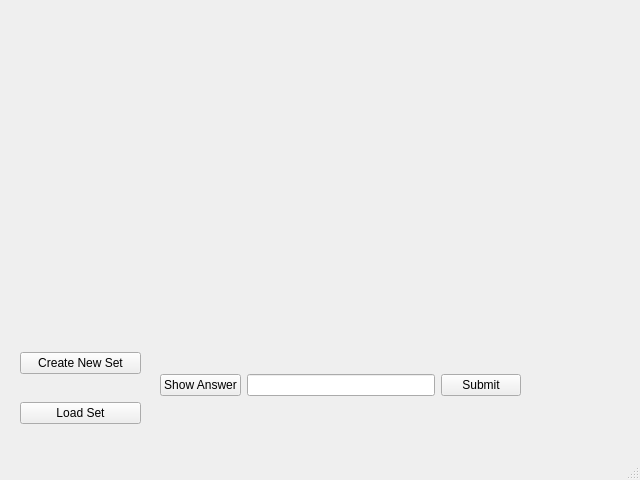
<?xml version="1.0" encoding="UTF-8"?>
<ui version="4.0">
 <class>MainWindow</class>
 <widget class="QMainWindow" name="MainWindow">
  <property name="geometry">
   <rect>
    <x>0</x>
    <y>0</y>
    <width>640</width>
    <height>480</height>
   </rect>
  </property>
  <property name="sizePolicy">
   <sizepolicy hsizetype="Fixed" vsizetype="Fixed">
    <horstretch>0</horstretch>
    <verstretch>0</verstretch>
   </sizepolicy>
  </property>
  <property name="maximumSize">
   <size>
    <width>640</width>
    <height>480</height>
   </size>
  </property>
  <property name="windowTitle">
   <string>Flash Cards</string>
  </property>
  <property name="windowIcon">
   <iconset>
    <normaloff>../Downloads/erlenmeyer.jpg</normaloff>../Downloads/erlenmeyer.jpg</iconset>
  </property>
  <widget class="QWidget" name="centralwidget">
   <property name="minimumSize">
    <size>
     <width>640</width>
     <height>0</height>
    </size>
   </property>
   <widget class="QStackedWidget" name="stackedWidget">
    <property name="geometry">
     <rect>
      <x>0</x>
      <y>0</y>
      <width>641</width>
      <height>481</height>
     </rect>
    </property>
    <property name="currentIndex">
     <number>0</number>
    </property>
    <widget class="QWidget" name="mainPage">
     <widget class="QWidget" name="verticalLayoutWidget">
      <property name="geometry">
       <rect>
        <x>20</x>
        <y>330</y>
        <width>121</width>
        <height>116</height>
       </rect>
      </property>
      <layout class="QVBoxLayout" name="settingLayout">
       <item>
        <widget class="QPushButton" name="goToSetupButton">
         <property name="text">
          <string>Create New Set</string>
         </property>
        </widget>
       </item>
       <item>
        <widget class="QPushButton" name="loadSetButton">
         <property name="text">
          <string>Load Set</string>
         </property>
        </widget>
       </item>
      </layout>
     </widget>
     <widget class="QWidget" name="horizontalLayoutWidget_2">
      <property name="geometry">
       <rect>
        <x>160</x>
        <y>360</y>
        <width>361</width>
        <height>51</height>
       </rect>
      </property>
      <layout class="QHBoxLayout" name="controlLayout">
       <item>
        <widget class="QPushButton" name="showAnswerButton">
         <property name="text">
          <string>Show Answer</string>
         </property>
        </widget>
       </item>
       <item>
        <widget class="QLineEdit" name="userAnswerField"/>
       </item>
       <item>
        <widget class="QPushButton" name="submitAnswerButton">
         <property name="text">
          <string>Submit</string>
         </property>
        </widget>
       </item>
      </layout>
     </widget>
     <widget class="QLabel" name="gamePlayMolecule">
      <property name="geometry">
       <rect>
        <x>80</x>
        <y>70</y>
        <width>491</width>
        <height>231</height>
       </rect>
      </property>
      <property name="text">
       <string/>
      </property>
      <property name="pixmap">
       <pixmap>../.designer/.designer/Backed Up/Memes/Dr.Phil/drkill.png</pixmap>
      </property>
      <property name="scaledContents">
       <bool>true</bool>
      </property>
     </widget>
     <widget class="QLabel" name="questionText">
      <property name="geometry">
       <rect>
        <x>90</x>
        <y>10</y>
        <width>461</width>
        <height>61</height>
       </rect>
      </property>
      <property name="font">
       <font>
        <pointsize>15</pointsize>
       </font>
      </property>
      <property name="text">
       <string/>
      </property>
      <property name="alignment">
       <set>Qt::AlignCenter</set>
      </property>
      <property name="wordWrap">
       <bool>true</bool>
      </property>
     </widget>
     <widget class="QLabel" name="correctOrIncorrectText">
      <property name="geometry">
       <rect>
        <x>200</x>
        <y>320</y>
        <width>301</width>
        <height>41</height>
       </rect>
      </property>
      <property name="font">
       <font>
        <pointsize>18</pointsize>
       </font>
      </property>
      <property name="text">
       <string/>
      </property>
      <property name="textFormat">
       <enum>Qt::AutoText</enum>
      </property>
      <property name="scaledContents">
       <bool>false</bool>
      </property>
      <property name="alignment">
       <set>Qt::AlignCenter</set>
      </property>
     </widget>
    </widget>
    <widget class="QWidget" name="setupPage">
     <widget class="QWidget" name="verticalLayoutWidget_2">
      <property name="geometry">
       <rect>
        <x>10</x>
        <y>320</y>
        <width>148</width>
        <height>141</height>
       </rect>
      </property>
      <layout class="QVBoxLayout" name="verticalLayout">
       <item>
        <widget class="QPushButton" name="returnToMainButton">
         <property name="text">
          <string>Finish</string>
         </property>
        </widget>
       </item>
       <item>
        <widget class="QPushButton" name="createNewQuestionButton">
         <property name="text">
          <string>Create New Question</string>
         </property>
        </widget>
       </item>
      </layout>
     </widget>
     <widget class="QPushButton" name="generateMoleculeButton">
      <property name="geometry">
       <rect>
        <x>260</x>
        <y>340</y>
        <width>121</width>
        <height>31</height>
       </rect>
      </property>
      <property name="text">
       <string>Generate Structure</string>
      </property>
     </widget>
     <widget class="QLineEdit" name="userQuestionAnswer">
      <property name="geometry">
       <rect>
        <x>220</x>
        <y>410</y>
        <width>201</width>
        <height>41</height>
       </rect>
      </property>
      <property name="placeholderText">
       <string>Enter answer to question here</string>
      </property>
     </widget>
     <widget class="QLineEdit" name="smilesField">
      <property name="geometry">
       <rect>
        <x>200</x>
        <y>310</y>
        <width>241</width>
        <height>31</height>
       </rect>
      </property>
      <property name="text">
       <string/>
      </property>
      <property name="placeholderText">
       <string>Enter the SMILES string of molecule</string>
      </property>
     </widget>
     <widget class="QLabel" name="moleculeImage">
      <property name="geometry">
       <rect>
        <x>70</x>
        <y>60</y>
        <width>491</width>
        <height>231</height>
       </rect>
      </property>
      <property name="text">
       <string/>
      </property>
      <property name="pixmap">
       <pixmap>../.designer/.designer/Backed Up/Memes/Dr.Phil/drkill.png</pixmap>
      </property>
      <property name="scaledContents">
       <bool>true</bool>
      </property>
     </widget>
     <widget class="QLineEdit" name="userQuestionName">
      <property name="geometry">
       <rect>
        <x>220</x>
        <y>10</y>
        <width>211</width>
        <height>41</height>
       </rect>
      </property>
      <property name="text">
       <string/>
      </property>
      <property name="alignment">
       <set>Qt::AlignCenter</set>
      </property>
      <property name="placeholderText">
       <string>Enter question name here</string>
      </property>
     </widget>
    </widget>
   </widget>
  </widget>
  <widget class="QStatusBar" name="statusbar">
   <property name="enabled">
    <bool>false</bool>
   </property>
  </widget>
 </widget>
 <resources/>
 <connections/>
</ui>
